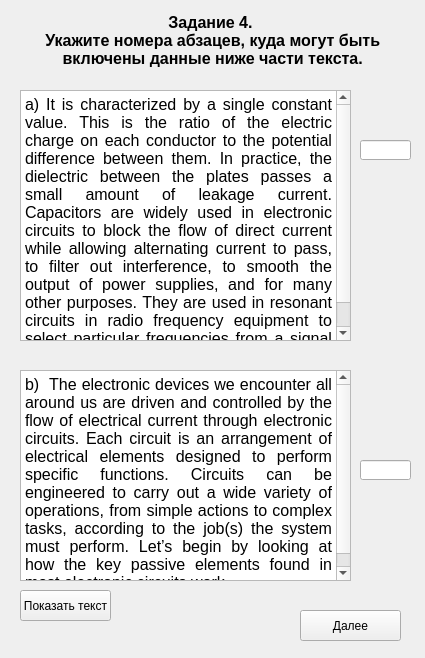
<?xml version="1.0" encoding="UTF-8"?>
<ui version="4.0">
 <class>Zadanie4_part2_var1</class>
 <widget class="QWidget" name="Zadanie4_part2_var1">
  <property name="geometry">
   <rect>
    <x>0</x>
    <y>0</y>
    <width>425</width>
    <height>658</height>
   </rect>
  </property>
  <property name="windowTitle">
   <string>Form</string>
  </property>
  <widget class="QLabel" name="label_title">
   <property name="geometry">
    <rect>
     <x>20</x>
     <y>10</y>
     <width>381</width>
     <height>61</height>
    </rect>
   </property>
   <property name="font">
    <font>
     <pointsize>12</pointsize>
     <weight>75</weight>
     <bold>true</bold>
     <strikeout>false</strikeout>
    </font>
   </property>
   <property name="cursor">
    <cursorShape>ArrowCursor</cursorShape>
   </property>
   <property name="text">
    <string>Задание 4.
 Укажите номера абзацев, куда могут быть
 включены данные ниже части текста.</string>
   </property>
   <property name="textFormat">
    <enum>Qt::AutoText</enum>
   </property>
   <property name="alignment">
    <set>Qt::AlignCenter</set>
   </property>
  </widget>
  <widget class="QPushButton" name="pushButton_answer">
   <property name="geometry">
    <rect>
     <x>300</x>
     <y>610</y>
     <width>101</width>
     <height>31</height>
    </rect>
   </property>
   <property name="text">
    <string>Далее</string>
   </property>
  </widget>
  <widget class="QTextBrowser" name="textBrowser">
   <property name="geometry">
    <rect>
     <x>20</x>
     <y>90</y>
     <width>331</width>
     <height>251</height>
    </rect>
   </property>
   <property name="html">
    <string>&lt;!DOCTYPE HTML PUBLIC &quot;-//W3C//DTD HTML 4.0//EN&quot; &quot;http://www.w3.org/TR/REC-html40/strict.dtd&quot;&gt;
&lt;html&gt;&lt;head&gt;&lt;meta name=&quot;qrichtext&quot; content=&quot;1&quot; /&gt;&lt;style type=&quot;text/css&quot;&gt;
p, li { white-space: pre-wrap; }
&lt;/style&gt;&lt;/head&gt;&lt;body style=&quot; font-family:'MS Shell Dlg 2'; font-size:8.25pt; font-weight:400; font-style:normal;&quot;&gt;
&lt;p align=&quot;justify&quot; style=&quot; margin-top:0px; margin-bottom:0px; margin-left:0px; margin-right:0px; -qt-block-indent:0; text-indent:0px;&quot;&gt;&lt;span style=&quot; font-family:'Times New Roman','serif'; font-size:12pt;&quot;&gt;a) It is characterized by a single constant value. This is the ratio of the electric charge on each conductor to the potential difference between them. In practice, the dielectric between the plates passes a small amount of leakage current. Capacitors are widely used in electronic circuits to block the flow of direct current while allowing alternating current to pass, to filter out interference, to smooth the output of power supplies, and for many other purposes. They are used in resonant circuits in radio frequency equipment to select particular frequencies from a signal with many frequencies.&lt;/span&gt;&lt;/p&gt;&lt;/body&gt;&lt;/html&gt;</string>
   </property>
  </widget>
  <widget class="QLineEdit" name="lineEdit">
   <property name="geometry">
    <rect>
     <x>360</x>
     <y>140</y>
     <width>51</width>
     <height>20</height>
    </rect>
   </property>
  </widget>
  <widget class="QTextBrowser" name="textBrowser_2">
   <property name="geometry">
    <rect>
     <x>20</x>
     <y>370</y>
     <width>331</width>
     <height>211</height>
    </rect>
   </property>
   <property name="html">
    <string>&lt;!DOCTYPE HTML PUBLIC &quot;-//W3C//DTD HTML 4.0//EN&quot; &quot;http://www.w3.org/TR/REC-html40/strict.dtd&quot;&gt;
&lt;html&gt;&lt;head&gt;&lt;meta name=&quot;qrichtext&quot; content=&quot;1&quot; /&gt;&lt;style type=&quot;text/css&quot;&gt;
p, li { white-space: pre-wrap; }
&lt;/style&gt;&lt;/head&gt;&lt;body style=&quot; font-family:'MS Shell Dlg 2'; font-size:8.25pt; font-weight:400; font-style:normal;&quot;&gt;
&lt;p align=&quot;justify&quot; style=&quot; margin-top:0px; margin-bottom:0px; margin-left:0px; margin-right:0px; -qt-block-indent:0; text-indent:0px;&quot;&gt;&lt;span style=&quot; font-family:'Times New Roman','serif'; font-size:12pt;&quot;&gt;b)  The electronic devices we encounter all around us are driven and controlled by the flow of electrical current through electronic circuits. Each circuit is an arrangement of electrical elements designed to perform specific functions. Circuits can be engineered to carry out a wide variety of operations, from simple actions to complex tasks, according to the job(s) the system must perform. Let’s begin by looking at how the key passive elements found in most electronic circuits work.&lt;/span&gt;&lt;/p&gt;&lt;/body&gt;&lt;/html&gt;</string>
   </property>
  </widget>
  <widget class="QLineEdit" name="lineEdit_2">
   <property name="geometry">
    <rect>
     <x>360</x>
     <y>460</y>
     <width>51</width>
     <height>20</height>
    </rect>
   </property>
  </widget>
  <widget class="QPushButton" name="pushButton_show_text">
   <property name="geometry">
    <rect>
     <x>20</x>
     <y>590</y>
     <width>91</width>
     <height>31</height>
    </rect>
   </property>
   <property name="text">
    <string>Показать текст</string>
   </property>
  </widget>
  <widget class="QLabel" name="label_timer">
   <property name="geometry">
    <rect>
     <x>120</x>
     <y>610</y>
     <width>171</width>
     <height>31</height>
    </rect>
   </property>
   <property name="text">
    <string/>
   </property>
  </widget>
  <widget class="QLabel" name="label_img">
   <property name="geometry">
    <rect>
     <x>0</x>
     <y>0</y>
     <width>431</width>
     <height>661</height>
    </rect>
   </property>
   <property name="text">
    <string/>
   </property>
   <property name="pixmap">
    <pixmap>../../../img/for_test3.jpg</pixmap>
   </property>
  </widget>
  <zorder>label_img</zorder>
  <zorder>label_title</zorder>
  <zorder>pushButton_answer</zorder>
  <zorder>textBrowser</zorder>
  <zorder>lineEdit</zorder>
  <zorder>textBrowser_2</zorder>
  <zorder>lineEdit_2</zorder>
  <zorder>pushButton_show_text</zorder>
  <zorder>label_timer</zorder>
 </widget>
 <resources/>
 <connections/>
</ui>
